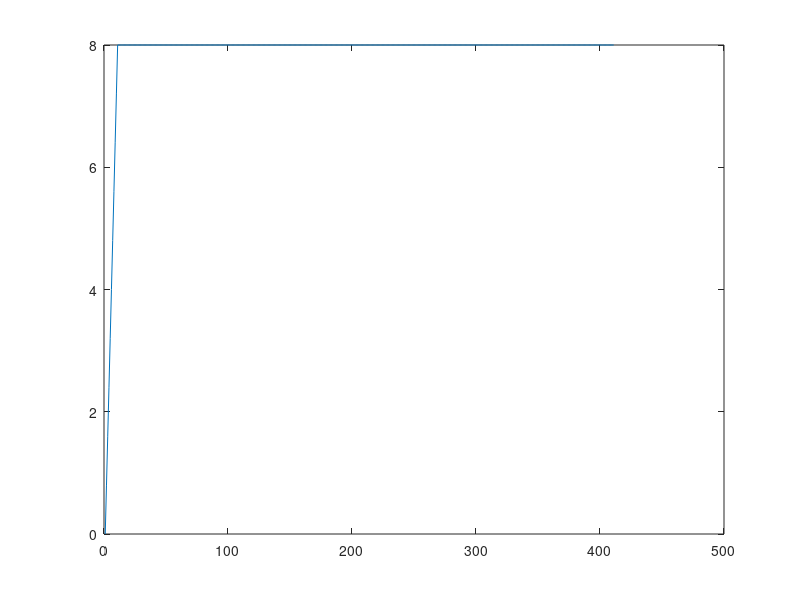
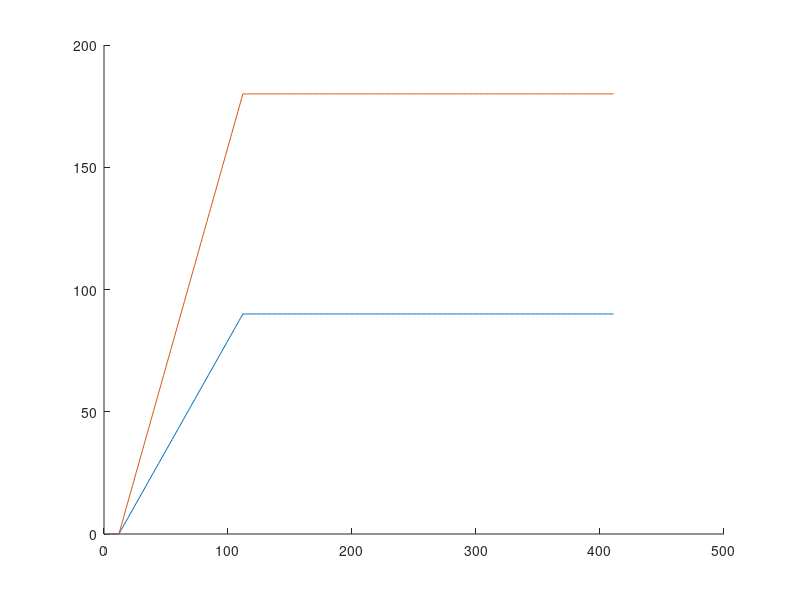
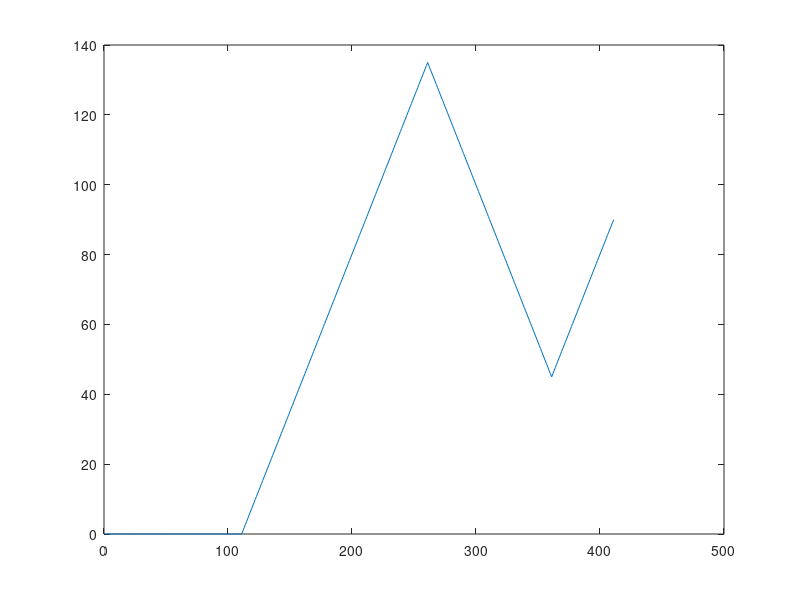

Recreate these plots in MATLAB, in order. (Note: this script raises an error after producing the figures.)
clc;
close all;
clear all;

%% PARAMETROS

% Tiempos
ts = 1;         % s
td = 10;        % s
to1 = 10;       % s
to2 = 5;        % s
to3 = 10;       % s
to4 = 5;        % s

tt = ts + td + to1 + to2 + to3 + to4;

% Distancias y giros
ds = 8;         % mm
gd1 = 90;       % deg
gd2 = 180;      % deg
go1 = 90;       % deg
go2 = 135;      % deg
go3 = 45;       % deg
go4 = 90;       % deg


%% Construir leyes

step = 10;

% Mecanismo de suelta
suelta = linspace(0,ds,ts*step+1);

% Mecanismo de despliegue
desp_1 = linspace(0,gd1,td*step+1);
desp_2 = linspace(0,gd2,td*step+1);

% Mecanismo de orientacion
ori_1 = linspace(0,go1,to1*step+1);
ori_2 = linspace(go1,go2,to2*step+1);
ori_3 = linspace(go2,go3,to3*step+1);
ori_4 = linspace(go3,go4,to4*step+1);
ori = [ori_1(1:end-1), ori_2(1:end-1), ori_3(1:end-1), ori_4];
    
N = length([suelta, desp_1, ori]) - 2;
t = linspace(0, tt, N);

z_s = zeros(1,(N-length(suelta)));
z_d = zeros(1,(length(z_s)-length(desp_1)));
z_o = zeros(1,(length(suelta)+length(desp_1)-2));

suelta = [suelta, (z_s + ds)];
desp_1 = [zeros(1,N-length(z_s)), desp_1, (z_d + gd1)];
desp_2 = [zeros(1,N-length(z_s)), desp_2, (z_d + gd2)];
ori = [z_o, ori];


%% Plots
figure()
    plot(suelta)

figure()
    hold on
    plot(desp_1)
    plot(desp_2)
    
figure()
   plot(ori)
   
leyes = [{suelta},{desp_1},{desp_2},{ori}];

   
%% EXPORTAR DXFs
% Cargar archivo xls con datos de sensores
archivo = [{'Suelta'},{'Despliegue_1'}, {'Despliegue_2'}, {'Orientacion'}];
path = 'Ley_DXF\';

for i = 1:length(leyes)

    % Guardar el sensor i en un archivo dxf
    FID = dxf_open([path archivo{i} '.dxf']);
    x = t'; 
    y = leyes{i}'; 
    z = zeros(size(x));
    dxf_polyline(FID,x,y,z);
    dxf_close(FID);

end